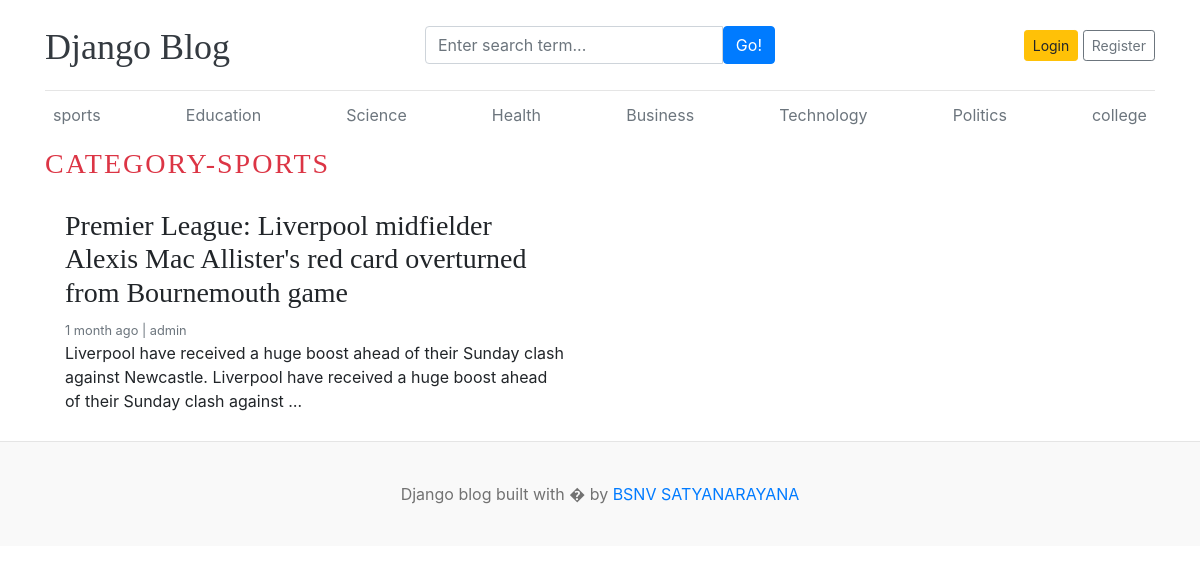
Page /category/1/ on the committed database.
### blog/models.py (models this page shows, shortened)
class Category(models.Model):
    category_name=models.CharField(max_length=50,unique=True)
    created_at=models.DateTimeField(auto_now_add=True)
    updated_at=models.DateTimeField(auto_now=True)
    class Meta:
        verbose_name_plural='categories'
    def __str__(self):
        return self.category_name

class Blog(models.Model):
    title=models.CharField(max_length=100)
    slug=models.SlugField(max_length=150,unique=True,blank=True)
    category=models.ForeignKey(Category,on_delete=models.CASCADE)
    author=models.ForeignKey(User,on_delete=models.CASCADE)
    featured_image=models.ImageField(upload_to='upload/%Y/%M/%d')
    short_description=models.TextField(max_length=2000)
    blog_body=models.TextField(max_length=5000)
    status=models.CharField(max_length=20,choices=STATUS_CHOICES,default=0)
    is_featured=models.BooleanField(default=False)
    created_at=models.DateTimeField(auto_now_add=True)
    updated_at=models.DateTimeField(auto_now=True)

### blog/views.py (the view)
# urls.py: path('<int:category_id>/',views.posts_by_category,name='posts_by_category')
def posts_by_category(request,category_id):
    posts=Blog.objects.filter(status='Published',category=category_id)
    category=get_object_or_404(Category,pk=category_id)
    context={
        'posts':posts,
        'category':category,
    }
    return render(request,'posts_by_category.html',context)

### blog/context_processors.py (called while the page is built)
def get_categories(request):
    categories=Category.objects.all()
    return dict(categories=categories)

def get_social_links(request):
    social_links=SocialLink.objects.all()
    return dict(social_links=social_links)

### templates/posts_by_category.html (shortened to what this page needs)
{% extends 'base.html' %}
{% block content %}
  <h3 class="text-uppercase text-danger" style="letter-spacing:2px;">Category-{{category}}</h3>
  <div class="row mb-2">
    {% if posts %}
    {% for post in posts %}
    <div class="col-md-6">
      <div class="card border-0" >
        <div class="card-body">
          <h3>{{post.title}}</h3>
          <small class="mb-1 text-muted">{{post.created_at | timesince}} ago | {{post.author}}</small>
          <p class="card-text">{{post.short_description | truncatewords:25}}</p>
        </div>
      </div>
    </div>
    {% endfor %}
    {% else %}
    <p>No Posts Found</p>
    {% endif%}
  </div>
</div>
{% endblock  %}

### templates/base.html (shortened to what this page needs)
{% load static %}
<!DOCTYPE html>
<html lang="en">
<head>
    <link href="https://getbootstrap.com/docs/4.0/dist/css/bootstrap.min.css" rel="stylesheet">
    <link href="{% static 'css/blog.css' %}" rel="stylesheet">
    <link rel="stylesheet" href="https://cdnjs.cloudflare.com/ajax/libs/font-awesome/4.7.0/css/font-awesome.min.css">
  </head>
<body>
    <div class="container">
      <header class="blog-header py-3">
        <div class="row flex-nowrap justify-content-between align-items-center">
          <div class="col-4 pt-1">
            <a class="blog-header-logo text-dark" href="/">Django Blog</a>
          </div>
          <div class="col-4">
             <form action="{% url 'search' %}" method="GET">
              <div class="input-group">
                <input class="form-control" type="text" name="keyword" value="{{keyword}}" placeholder="Enter search term..." aria-label="Enter search term..." aria-describedby="button-search" />
                <button type="submit" class="btn btn-primary" id="button-search" type="button">Go!</button>
            </div>
             </form>
          </div>
          <div class="col-4 d-flex justify-content-end align-items-center">
            {% if not user.is_authenticated %}
            <a class="btn btn-sm btn-warning" href="{% url 'login' %}">Login</a> &nbsp;
            <a class="btn btn-sm btn-outline-secondary" href="{% url 'register' %}">Register</a>
          </div>
            {% else %}
            <span><a href="{% url 'dashboard' %}">dashboard</a></span>
            &emsp;
            <span><a href="{% url 'logout' %}">Logout</a></span>
            {% endif %}
        </div>
      </header>
      <div class="nav-scroller py-1 mb-2">
        <nav class="nav d-flex justify-content-between">
          {% for cat in categories %}
          <a class="p-2 text-muted" href="{% url 'posts_by_category' cat.id %}">{{cat.category_name}}</a>
          {% endfor %}
        </nav>
      </div>
{% block content %}
{% endblock  %}
<footer class="blog-footer">
    <p>Django blog built with � by <a href="#">BSNV SATYANARAYANA</a></p>
  </footer>
  </body>
  </html>

### project1/static/css/blog.css (style rules this page uses)
.blog-header { border-bottom: 1px solid #e5e5e5; }
.blog-header-logo { font-family: "Playfair Display", Georgia, "Times New Roman", serif; font-size: 2.25rem; }
h1, h2, h3, h4, h5, h6 { font-family: "Playfair Display", Georgia, "Times New Roman", serif; }
.blog-footer { padding: 2.5rem 0; color: #727272; text-align: center; background-color: #f9f9f9; border-top: .05rem solid #e5e5e5; }
.blog-footer p:last-child { margin-bottom: 0; }

### rows in the picture
Category: category_name "sports", category_name "SPORTS"
Category: category_name "Education"
Category: category_name "Science"
Category: category_name "Health"
Category: category_name "Business"
Category: category_name "Technology"
Category: category_name "Politics"
Category: category_name "college"
Blog: title "Premier League: Liverpool midfielder Alexis Mac Allister's red card overturned from Bournemouth game", created_at "1 month", author "admin", short_description "Liverpool have received a huge boost ahead of their Sunday clash against Newcastle. Liverpool have received a huge boost ahead of their Sunday clash against …"
